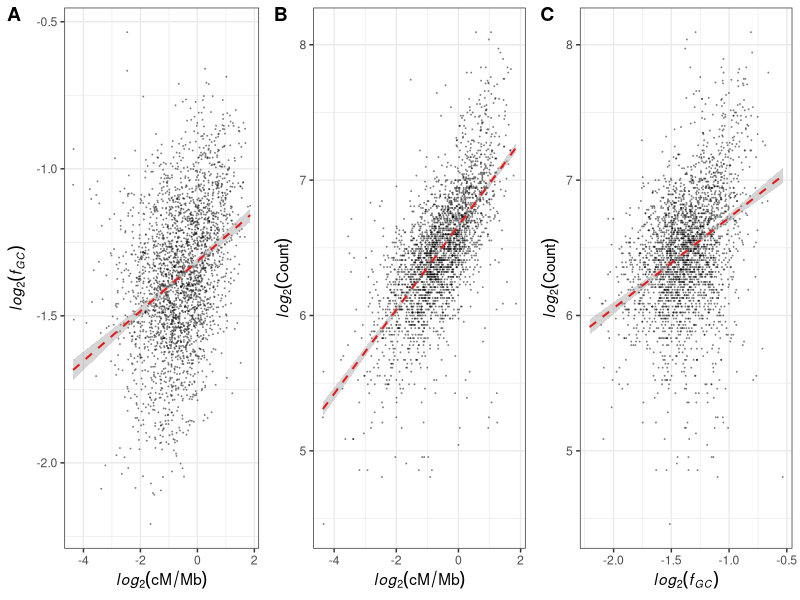

This figure's R source:
library(ggplot2)
library(cowplot)

## load data
data <- read.table("fig1_S11.txt", sep = "\t", header = T)
dataFilt = subset(data, countTV>0&countTS>0&countGC>999&cMmb>0&cMmb<5)

## Supplementary figure S11
fS11a <- ggplot(dataFilt, aes(x=log2(cMmb), y=log2(freqTVcpg)))  + geom_point(size=0.005, shape=21, alpha=0.5) + 
  geom_smooth(method="lm", lty =2, lwd=0.7,col="#e41a1c") +theme_bw() +
  xlab(expression(italic(log[2])(cM/Mb))) + ylab(expression(italic(log[2])(italic(f[GC]))))

fS11b <- ggplot(dataFilt, aes(x=log2(cMmb), y=log2(countTVcpg)))  + geom_point(size=0.005, shape=21, alpha=0.5) + 
  geom_smooth(method="lm", lty =2, lwd=0.7,col="#e41a1c") +theme_bw() +
  xlab(expression(italic(log[2])(cM/Mb))) + ylab(expression(italic(log[2])(Count)))

fS11c <- ggplot(dataFilt, aes(x=log2(freqTVcpg), y=log2(countTVcpg)))  + geom_point(size=0.005, shape=21, alpha=0.5) + 
  geom_smooth(method="lm", lty =2, lwd=0.7,col="#e41a1c") +theme_bw() +
  xlab(expression(italic(log[2])(italic(f[GC])))) + ylab(expression(italic(log[2])(Count)))

tt <- plot_grid(fS11a,fS11b,fS11c, ncol = 3, align="bt", labels = c("A", "B", "C"))
ggsave("figS11.pdf", tt, width=26, height=6, units = "cm")
